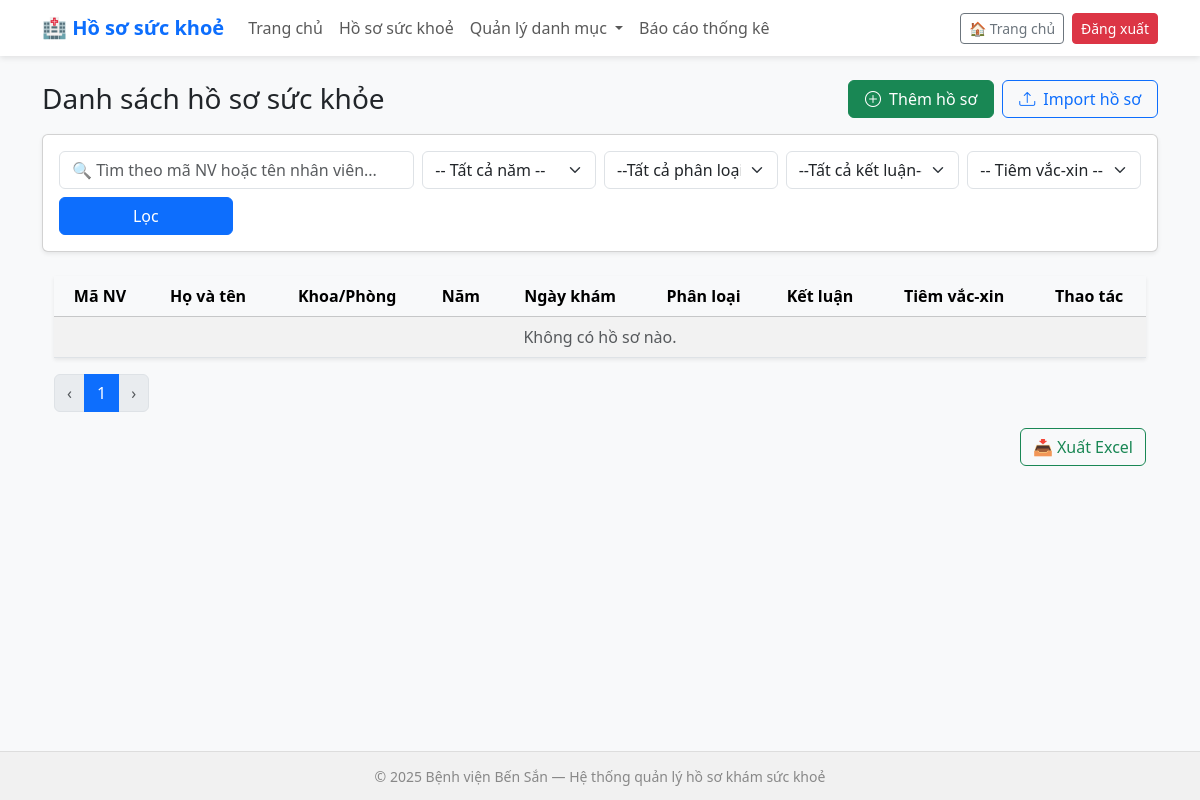
Page /records/ on the earlier database version.
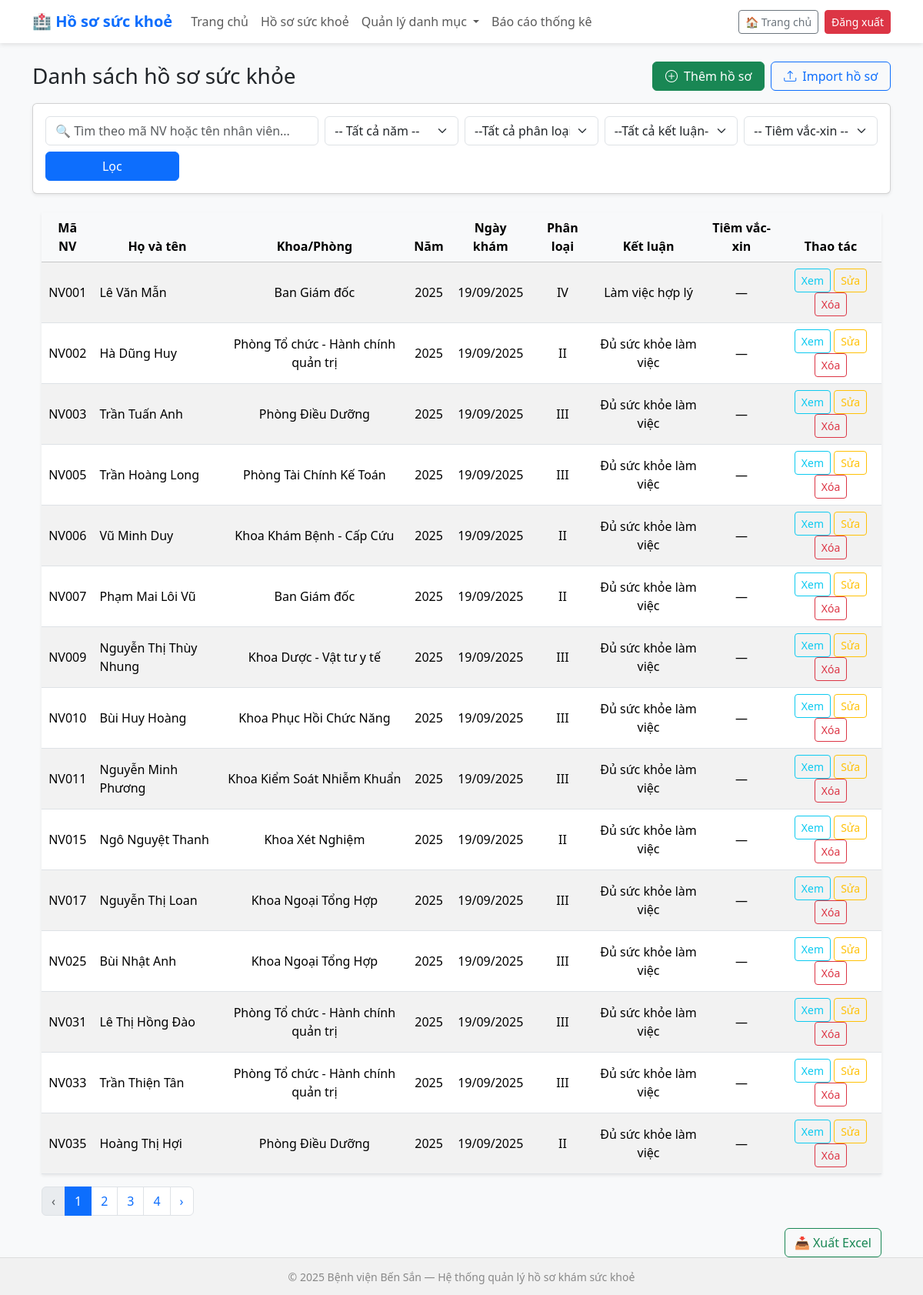
Same page on the later database version.
### health_records/models.py (models this page shows, shortened)
class HealthRecord(models.Model):
    employee = models.ForeignKey(Employee, on_delete=models.CASCADE, verbose_name="Nhân viên")
    year = models.PositiveIntegerField(verbose_name="Năm hồ sơ")
    exam_date = models.DateField(blank=True, null=True, verbose_name="Ngày khám")
    examination_type = models.ForeignKey(
        ExaminationType, on_delete=models.SET_NULL, null=True, blank=True, verbose_name="Loại khám"
    )
    clinic_name = models.CharField(max_length=255, blank=True, null=True, verbose_name="Cơ sở khám")
    height_cm = models.DecimalField("Chiều cao (cm)", max_digits=6, decimal_places=2, blank=True, null=True)
    weight_kg = models.DecimalField("Cân nặng (kg)", max_digits=6, decimal_places=2, blank=True, null=True)
    blood_pressure = models.CharField("Huyết áp (mmHg)", max_length=50, blank=True, null=True)
    vaccinated = models.BooleanField(default=False, verbose_name="Đã tiêm vắc-xin")
    vaccine_name = models.CharField(max_length=255, blank=True, null=True, verbose_name="Tên vắc-xin (nếu có)")
    vaccination_date = models.DateField(blank=True, null=True, verbose_name="Ngày tiêm (nếu có)")
    health_classification = models.ForeignKey(
        HealthClassification, on_delete=models.SET_NULL, null=True, blank=True, verbose_name="Phân loại sức khỏe"
    )
    conclusion_text = models.CharField(max_length=255, blank=True, null=True, verbose_name="Kết luận (ghi tay, nếu có)")
    result_file = models.FileField(upload_to="health_results/", blank=True, null=True, verbose_name="File kết quả (PDF)")
    group = models.CharField(max_length=50, blank=True, null=True, verbose_name="Nhóm")
    note = models.TextField(blank=True, null=True, verbose_name="Ghi chú")
    STATUS_CHOICES = [("done", "Đã khám"), ("pending", "Chưa khám")]
    status = models.CharField(max_length=20, choices=STATUS_CHOICES, default="pending", verbose_name="Trạng thái")
    created_at = models.DateTimeField(auto_now_add=True, verbose_name="Tạo lúc")
    updated_at = models.DateTimeField(auto_now=True, verbose_name="Cập nhật lúc")
    class Meta:
        verbose_name = "Hồ sơ sức khỏe"
        verbose_name_plural = "Hồ sơ sức khỏe"
        ordering = ["-year", "employee__full_name"]
        unique_together = ("employee", "year")
    @property
    def conclusion(self):
        if self.conclusion_text:
            return self.conclusion_text

class Employee(models.Model):
    code = models.CharField(max_length=50, unique=True, verbose_name="Mã nhân viên")
    full_name = models.CharField(max_length=200, verbose_name="Họ và tên")
    birth_year = models.PositiveIntegerField(blank=True, null=True, verbose_name="Năm sinh")
    GENDER_CHOICES = [("Nam", "Nam"), ("Nữ", "Nữ")]
    gender = models.CharField(max_length=10, choices=GENDER_CHOICES, blank=True, null=True, verbose_name="Giới tính")
    job_title = models.CharField(max_length=200, blank=True, null=True, verbose_name="Chức danh nghề nghiệp")
    position = models.CharField(max_length=200, blank=True, null=True, verbose_name="Chức vụ")
    department = models.ForeignKey(Department, on_delete=models.SET_NULL, null=True, blank=True, verbose_name="Khoa/Phòng")
    class Meta:
        verbose_name = "Nhân viên"
        verbose_name_plural = "Danh sách nhân viên"
        ordering = ["full_name"]

class Department(models.Model):
    name = models.CharField(max_length=100, unique=True, verbose_name="Tên khoa/phòng")
    class Meta:
        verbose_name = "Khoa/Phòng"
        verbose_name_plural = "Danh mục Khoa/Phòng"
        ordering = ["name"]

class HealthClassification(models.Model):
    name = models.CharField(max_length=50, unique=True, verbose_name="Phân loại (I, II, III, IV...)")
    description = models.TextField(blank=True, null=True, verbose_name="Mô tả chi tiết")
    class Meta:
        verbose_name = "Phân loại sức khỏe"
        verbose_name_plural = "Danh mục Phân loại sức khỏe"
        ordering = ["name"]

### health_records/views.py (the view, shortened to what this page needs)
# urls.py: path("records/", views.healthrecord_list, name="healthrecord_list"),
def healthrecord_list(request):
    qs = HealthRecord.objects.select_related(
        'employee', 'employee__department', 'health_classification'
    ).all().order_by('-exam_date', '-id')
    q = (request.GET.get('q') or '').strip()
    year = (request.GET.get('year') or '').strip()
    classification = (request.GET.get('classification') or request.GET.get('filter_hc') or '').strip()
    conclusion = (request.GET.get('conclusion') or request.GET.get('filter_conclusion') or '').strip()
    vaccinated = (request.GET.get('vaccinated') or '').strip()
    if q:
        qs = qs.filter(
            Q(employee__code__icontains=q) |
            Q(employee__full_name__icontains=q)
        )
    if year:
        try:
            qs = qs.filter(year=int(year))
        except:
            pass
    if conclusion:
        qs = qs.filter(conclusion_text__icontains=conclusion.strip())
    if vaccinated != '':
        if vaccinated.lower() in ['1','yes','y','true','đã','co','có']:
            qs = qs.filter(vaccinated=True)
        elif vaccinated.lower() in ['0','no','n','false','chưa']:
            qs = qs.filter(vaccinated=False)
    paginator = Paginator(qs, 15)
    page_param = request.GET.get('page')
    try:
        page_number = int(page_param) if page_param else 1
    except:
        page_number = 1
    try:
        page_obj = paginator.page(page_number)
    except PageNotAnInteger:
        page_obj = paginator.page(1)
    except EmptyPage:
        page_obj = paginator.page(paginator.num_pages)
    params = request.GET.copy()
    if 'page' in params:
        params.pop('page')
    querystring = urlencode({k: v for k, v in params.items() if v != ''})
    years = HealthRecord.objects.order_by('-year').values_list('year', flat=True).distinct()
    health_classes = HealthClassification.objects.all()
    raw_conclusions = HealthRecord.objects \
    .exclude(conclusion_text__isnull=True) \
    .exclude(conclusion_text__exact='') \
    .values_list('conclusion_text', flat=True)
    normalized = []
    for c in raw_conclusions:
        try:
            s = str(c).strip()
        except:
            s = None
        if s:
            normalized.append(s)
    conclusions = list(dict.fromkeys(normalized))
    context = {
        'page_obj': page_obj,
        'records': page_obj.object_list,
        'paginator': paginator,
        'querystring': querystring,
        'filter_q': q,
        'filter_year': year,
        'filter_hc': classification,
        'filter_conclusion': conclusion,
        'filter_vaccinated': vaccinated,
        'years': years,
        'health_classes': health_classes,
        'conclusions': conclusions,
    }
    return render(request, 'health_records/healthrecord_list.html', context)

### health_records/templates/health_records/healthrecord_list.html (shortened to what this page needs)
{% extends 'health_records/base.html' %}
{% block content %}
<div class="d-flex justify-content-between align-items-center mb-3">
  <h3 class="mb-0">Danh sách hồ sơ sức khỏe</h3>
  <div class="d-flex gap-2">
    <a href="{% url 'healthrecord_add' %}" class="btn btn-success d-flex align-items-center px-3">
      <i class="bi bi-plus-circle me-2"></i> Thêm hồ sơ
    </a>
    <a href="{% url 'healthrecord_import' %}" class="btn btn-outline-primary d-flex align-items-center px-3">
      <i class="bi bi-upload me-2"></i> Import hồ sơ
    </a>
  </div>
</div>
<form method="get" class="card p-3 mb-4 shadow-sm">
  <div class="row g-2">
    <div class="col-md-4">
      <input type="text" name="q" value="{{ filter_q|default:'' }}" class="form-control"
             placeholder="🔍 Tìm theo mã NV hoặc tên nhân viên...">
    </div>
    <div class="col-md-2">
      <select name="year" class="form-select">
        <option value="">-- Tất cả năm --</option>
      </select>
    </div>
    <div class="col-md-2">
      <select name="classification" class="form-select">
        <option value="">--Tất cả phân loại--</option>
      </select>
    </div>
    <div class="col-md-2">
      <select name="conclusion" class="form-select">
        <option value="">--Tất cả kết luận--</option>
      </select>
    </div>
    <div class="col-md-2">
      <select name="vaccinated" class="form-select">
        <option value="">-- Tiêm vắc-xin --</option>
      </select>
    </div>
    <div class="col-md-2 text-end">
      <button type="submit" class="btn btn-primary w-100">Lọc</button>
    </div>
  </div>
</form>
<div class="container mt-2">
  <table class="table table-striped align-middle shadow-sm">
    <thead class="table-light text-center">
      <tr>
        <th>Mã NV</th>
        <th>Họ và tên</th>
        <th>Khoa/Phòng</th>
        <th>Năm</th>
        <th>Ngày khám</th>
        <th>Phân loại</th>
        <th>Kết luận</th>
        <th>Tiêm vắc-xin</th>
        <th class="text-center">Thao tác</th>
      </tr>
    </thead>
    <tbody>
      {% for r in records %}
        <tr>
          <td class="text-center">{{ r.employee.code }}</td>
          <td>{{ r.employee.full_name }}</td>
          <td class="text-center">
            {% if r.employee.department %}
              {{ r.employee.department.name }}
            {% else %}
              —
            {% endif %}
          </td>
          <td class="text-center">{{ r.year }}</td>
          <td class="text-center">
            {% if r.exam_date %}
                {{ r.exam_date|date:"d/m/Y" }}
            {% else %}
                —
            {% endif %}
          </td>
          <td class="text-center">
            {% if r.health_classification %}
                {{ r.health_classification.name }}
            {% else %}
                —
            {% endif %}
          </td>
          <td class="text-center">{{ r.conclusion|default:r.conclusion_text }}</td>
          <td class="text-center">{% if r.vaccinated %}✅{% else %}—{% endif %}</td>
          <td class="text-center">
            <a href="{% url 'healthrecord_detail' r.id %}" class="btn btn-sm btn-outline-info">Xem</a>
            <a href="{% url 'healthrecord_edit' r.id %}" class="btn btn-sm btn-outline-warning">Sửa</a>
            <a href="{% url 'healthrecord_delete' r.id %}" class="btn btn-sm btn-outline-danger">Xóa</a>
          </td>
        </tr>
      {% empty %}
        <tr><td colspan="9" class="text-center text-muted">Không có hồ sơ nào.</td></tr>
      {% endfor %}
    </tbody>
  </table>
  <nav aria-label="Page navigation">
    <ul class="pagination">
      {% if page_obj.has_previous %}
        <li class="page-item">
          <a class="page-link" href="?page={{ page_obj.previous_page_number }}{% if querystring %}&{{ querystring }}{% endif %}">‹</a>
        </li>
      {% else %}
        <li class="page-item disabled"><span class="page-link">‹</span></li>
      {% endif %}
      {% for num in page_obj.paginator.page_range %}
        {% if num >= page_obj.number|add:'-3' and num <= page_obj.number|add:'3' %}
          <li class="page-item {% if num == page_obj.number %}active{% endif %}">
            <a class="page-link" href="?page={{ num }}{% if querystring %}&{{ querystring }}{% endif %}">{{ num }}</a>
          </li>
        {% endif %}
      {% endfor %}
      {% if page_obj.has_next %}
        <li class="page-item">
          <a class="page-link" href="?page={{ page_obj.next_page_number }}{% if querystring %}&{{ querystring }}{% endif %}">›</a>
        </li>
      {% else %}
        <li class="page-item disabled"><span class="page-link">›</span></li>
      {% endif %}
    </ul>
  </nav>
  <div class="d-flex justify-content-end mt-2 gap-2">
    <a class="btn btn-outline-success" href="{% url 'healthrecord_export' %}?{{ request.GET.urlencode }}">📥 Xuất Excel</a>
  </div>
</div>
{% endblock %}

### health_records/templates/health_records/base.html (shortened to what this page needs)
{% load static %}
<!DOCTYPE html>
<html lang="vi">
<head>
  <link href="https://cdn.jsdelivr.net/npm/bootstrap@5.3.3/dist/css/bootstrap.min.css" rel="stylesheet">
  <link rel="stylesheet" href="https://cdn.jsdelivr.net/npm/bootstrap-icons@1.11.3/font/bootstrap-icons.min.css">
  <link rel="stylesheet" href="{% static 'health_records/css.css' %}">
</head>
<body>
  <nav class="navbar navbar-expand-lg navbar-light bg-white sticky-top">
    <div class="container">
      <a class="navbar-brand fw-bold text-primary" href="{% url 'home' %}">
        🏥 Hồ sơ sức khoẻ
      </a>
      <div class="collapse navbar-collapse" id="navbarMenu">
        <ul class="navbar-nav me-auto mb-2 mb-lg-0">
          <li class="nav-item">
            <a class="nav-link" href="{% url 'home' %}">Trang chủ</a>
          </li>
          <li class="nav-item">
            <a class="nav-link" href="{% url 'healthrecord_list' %}">Hồ sơ sức khoẻ</a>
          </li>
          <li class="nav-item dropdown">
            <a class="nav-link dropdown-toggle" href="#" id="dropdownCatalog" role="button" data-bs-toggle="dropdown">
              Quản lý danh mục
            </a>
          </li>
          <li class="nav-item">
            <a class="nav-link" href="#">Báo cáo thống kê</a>
          </li>
        </ul>
        <div class="d-flex">
          <a href="{% url 'home' %}" class="btn btn-outline-secondary btn-sm me-2">🏠 Trang chủ</a>
          <a href="#" class="btn btn-danger btn-sm">Đăng xuất</a>
        </div>
      </div>
    </div>
  </nav>
  <div class="container mt-4">
    {% block content %}
    {% endblock %}
  </div>
  <footer>
    <small>© 2025 Bệnh viện Bến Sắn — Hệ thống quản lý hồ sơ khám sức khoẻ</small>
  </footer>
  <div class="toast-container position-fixed bottom-0 end-0 p-3" style="z-index: 2000;">
  </div>
</body>
</html>

### health_records/static/health_records/css.css (style rules this page uses)
body { background-color: #f8f9fa; min-height: 100vh; display: flex; flex-direction: column; }
nav.navbar { box-shadow: 0 2px 6px rgba(0,0,0,0.1); }
.container { flex: 1; }
footer { text-align: center; color: #888; padding: 12px 0; background: #f1f1f1; border-top: 1px solid #ddd; margin-top: auto; }

Differences in the rows shown:
added HealthRecord: employee.code "NV001", employee.full_name "Lê Văn Mẫn", employee.department.name "Ban Giám đốc", year "2025", exam_date "19/09/2025", health_classification.name "IV", conclusion "Làm việc hợp lý"
added HealthRecord: employee.code "NV002", employee.full_name "Hà Dũng Huy", employee.department.name "Phòng Tổ chức - Hành chính quản trị", year "2025", exam_date "19/09/2025", health_classification.name "II", conclusion "Đủ sức khỏe làm việc"
added HealthRecord: employee.code "NV003", employee.full_name "Trần Tuấn Anh", employee.department.name "Phòng Điều Dưỡng", year "2025", exam_date "19/09/2025", health_classification.name "III", conclusion "Đủ sức khỏe làm việc"
added HealthRecord: employee.code "NV005", employee.full_name "Trần Hoàng Long", employee.department.name "Phòng Tài Chính Kế Toán", year "2025", exam_date "19/09/2025", health_classification.name "III", conclusion "Đủ sức khỏe làm việc"
added HealthRecord: employee.code "NV006", employee.full_name "Vũ Minh Duy", employee.department.name "Khoa Khám Bệnh - Cấp Cứu", year "2025", exam_date "19/09/2025", health_classification.name "II", conclusion "Đủ sức khỏe làm việc"
added HealthRecord: employee.code "NV007", employee.full_name "Phạm Mai Lôi Vũ", employee.department.name "Ban Giám đốc", year "2025", exam_date "19/09/2025", health_classification.name "II", conclusion "Đủ sức khỏe làm việc"
added HealthRecord: employee.code "NV009", employee.full_name "Nguyễn Thị Thùy Nhung", employee.department.name "Khoa Dược - Vật tư y tế", year "2025", exam_date "19/09/2025", health_classification.name "III", conclusion "Đủ sức khỏe làm việc"
added HealthRecord: employee.code "NV010", employee.full_name "Bùi Huy Hoàng", employee.department.name "Khoa Phục Hồi Chức Năng", year "2025", exam_date "19/09/2025", health_classification.name "III", conclusion "Đủ sức khỏe làm việc"
added HealthRecord: employee.code "NV011", employee.full_name "Nguyễn Minh Phương", employee.department.name "Khoa Kiểm Soát Nhiễm Khuẩn", year "2025", exam_date "19/09/2025", health_classification.name "III", conclusion "Đủ sức khỏe làm việc"
added HealthRecord: employee.code "NV015", employee.full_name "Ngô Nguyệt Thanh", employee.department.name "Khoa Xét Nghiệm", year "2025", exam_date "19/09/2025", health_classification.name "II", conclusion "Đủ sức khỏe làm việc"
added HealthRecord: employee.code "NV017", employee.full_name "Nguyễn Thị Loan", employee.department.name "Khoa Ngoại Tổng Hợp", year "2025", exam_date "19/09/2025", health_classification.name "III", conclusion "Đủ sức khỏe làm việc"
added HealthRecord: employee.code "NV025", employee.full_name "Bùi Nhật Anh", employee.department.name "Khoa Ngoại Tổng Hợp", year "2025", exam_date "19/09/2025", health_classification.name "III", conclusion "Đủ sức khỏe làm việc"
added HealthRecord: employee.code "NV031", employee.full_name "Lê Thị Hồng Đào", employee.department.name "Phòng Tổ chức - Hành chính quản trị", year "2025", exam_date "19/09/2025", health_classification.name "III", conclusion "Đủ sức khỏe làm việc"
added HealthRecord: employee.code "NV033", employee.full_name "Trần Thiện Tân", employee.department.name "Phòng Tổ chức - Hành chính quản trị", year "2025", exam_date "19/09/2025", health_classification.name "III", conclusion "Đủ sức khỏe làm việc"
added HealthRecord: employee.code "NV035", employee.full_name "Hoàng Thị Hợi", employee.department.name "Phòng Điều Dưỡng", year "2025", exam_date "19/09/2025", health_classification.name "II", conclusion "Đủ sức khỏe làm việc"
Other differences:
new list line: "2"
new list line: "3"
new list line: "4"
text no longer shown: "Không có hồ sơ nào."
